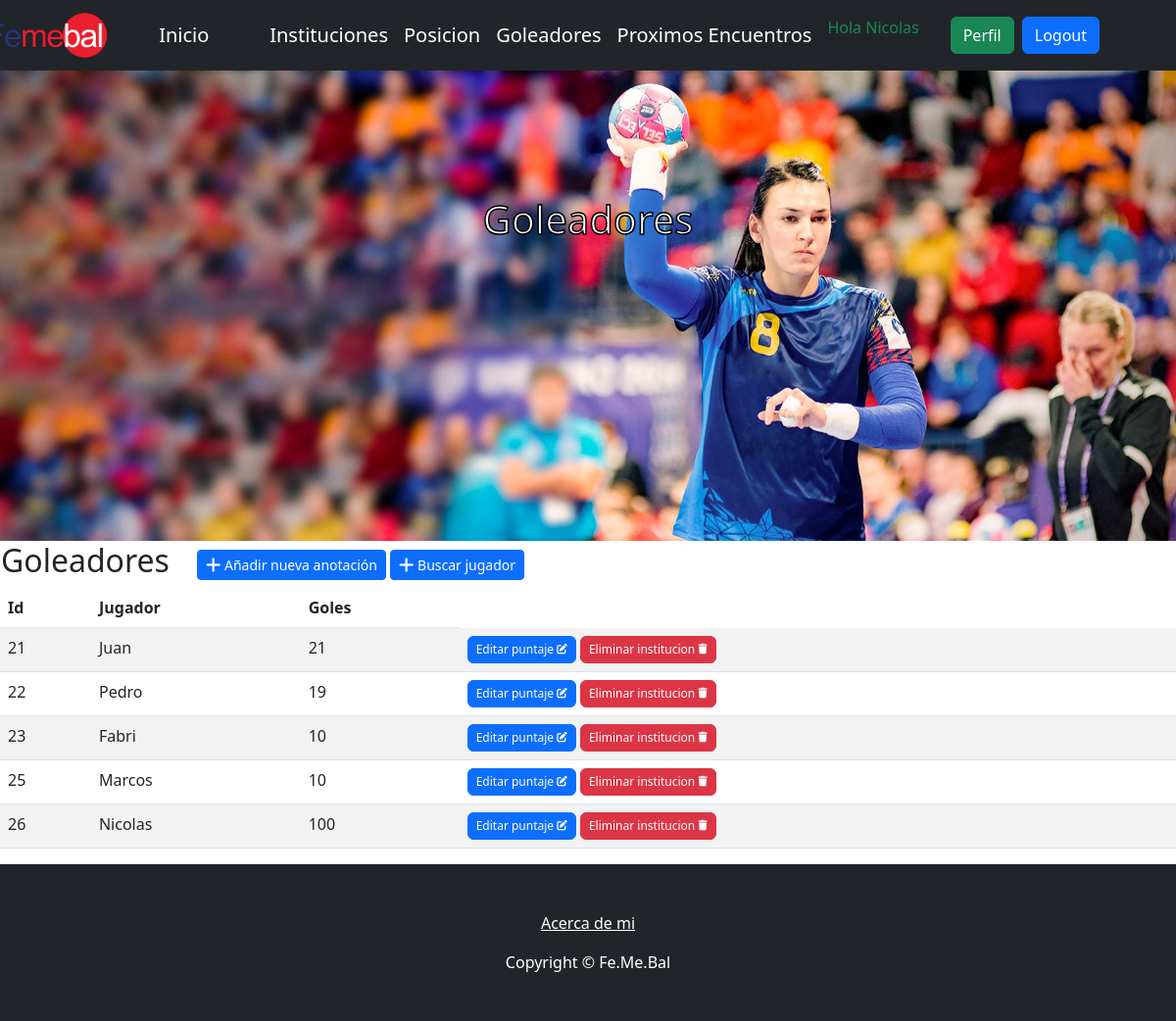
The app's page /goleador/ (signed in) with its own data.
### aplicacion/models.py (models this page shows)
class Goleador(models.Model):
    nombre = models.CharField(max_length=60)
    goles = models.IntegerField()

### aplicacion/views.py (the view)
# urls.py: path('goleador/', GoleadorList.as_view(), name="goleadores"),
class GoleadorList(LoginRequiredMixin, ListView):
    model = Goleador

### aplicacion/templates/aplicacion/goleador_list.html (shortened to what this page needs)
{% extends "aplicacion/index.html" %}
{% block titulo %}
<h1 class="text-stroke mb-5 text-light">Goleadores</h1>
{% endblock titulo %}
{% block contenido %}
<table>
    <tr>
        <td width="200"><h2>Goleadores</h2></td>
        <td>
        <a href="{% url 'Goleador_create' %}" class="btn btn-primary btn-sm">
        <span>Añadir nueva anotación</span>
</a>
            <a href="{% url 'buscar_goleador' %}" class="btn btn-primary btn-sm">
                <span>Buscar jugador</span>
            </a>
        </td>
    </tr>
</table>
<table class="table table-striped">
    <thead>
        <tr>
            <th>Id</th>
            <th>Jugador</th>
            <th>Goles</th>
        </tr>
    </thead>
    <tbody>
    {% for e in goleador_list  %}
        <tr>
            <td>{{ e.id }}</td>
            <td>{{ e.nombre }}</td>
            <td>{{ e.goles }}</td>
            <td>
                <a
                  href="{% url 'Goleador_update' e.id %}"
                  class="btn btn-primary"
                  style="--bs-btn-padding-y: .25rem; --bs-btn-padding-x: .5rem; --bs-btn-font-size: .75rem;"
                  name="btn_eliminar_institucion" -->Editar puntaje
                </a>
                <a
                  href="{% url 'Goleador_delete' e.id %}"
                  class="btn btn-danger"
                  style="--bs-btn-padding-y: .25rem; --bs-btn-padding-x: .5rem; --bs-btn-font-size: .75rem;"
                  name="btn_eliminar_institucion"  -->Eliminar institucion
                </a>
            </td>
        </tr>
    {% endfor %}
    </tbody>
</table>
{% endblock contenido %}

### aplicacion/templates/aplicacion/index.html (shortened to what this page needs)
<!DOCTYPE html>
<html lang="en">
<head>
    {% load static %}
    <link href="https://cdn.jsdelivr.net/npm/bootstrap-icons@1.4.1/font/bootstrap-icons.css" rel="stylesheet" />
    <link href="{% static 'css/styles.css' %}" rel="stylesheet" />
    <link rel="stylesheet" href="https://cdnjs.cloudflare.com/ajax/libs/font-awesome/6.4.0/css/all.min.css">
</head>
<body>
    <nav class="navbar navbar-expand-lg navbar-dark bg-dark">
        <div class="container px-5">
        <div class="image-logo">
        <img src="{% static 'images/logo.png' %}">
        </div>
            <a class="navbar-brand" href="{% url 'home' %}">Inicio</a>
            {% if user.is_authenticated %}
            <div class="d-flex align-items-center justify-content-center">
                <a class="navbar-brand me-3" href="{% url 'Institucion' %}">Instituciones</a>
                <a class="navbar-brand me-3" href="{% url 'Posicion' %}">Posicion</a>
                <a class="navbar-brand me-3" href="{% url 'goleadores' %}">Goleadores</a>
                <a class="navbar-brand me-3" href="{% url 'fixtures' %}">Proximos Encuentros</a>
                <p class="navbar-text text-success me-3">Hola {{ user.username }}</p>
                <a class="btn btn-success me-2" href="{% url 'perfil' %}">Perfil</a>
                <form action="{% url 'logout' %}" method="post">
                    <button type="submit" class="btn btn-primary">Logout</button>
                </form>
            </div>
            {% else %}
                <a class="btn btn-primary me-3" href="{% url 'login' %}">Login</a>
                <a class="btn btn-success" href="{% url 'registrar' %}">Registrarse</a>
            {% endif %}
        </div>
    </nav>
    <header class="py-5">
        <div class="d-flex flex-column aling-items-center justify-content-center container px-5">
                    <div class="d-flex flex-column aling-items-center text-center my-5" style="margin-top:5rem!important">
                        {% block titulo %}{% endblock titulo %}
                    </div>
        </div>
    </header>
    {% block contenido %}
    {% endblock contenido %}
    <footer class="py-5 bg-dark">
        <div class="container px-5 text-center">
            <ul class="list-unstyled">
                <li><a class="text-white" href="{% url 'acerca_de_mi' %}">Acerca de mi</a></li>
            </ul>
            <p class="m-0 text-white">Copyright &copy; Fe.Me.Bal</p>
        </div>
    </footer>
</body>
</html>

### aplicacion/templates/aplicacion/index.html (style rules this page uses)
.text-stroke { -webkit-text-stroke-width: 1.5px; -webkit-text-stroke-color: black; }

### records on screen
Goleador: id "21", nombre "Juan", goles "21"
Goleador: id "22", nombre "Pedro", goles "19"
Goleador: id "23", nombre "Fabri", goles "10"
Goleador: id "25", nombre "Marcos", goles "10"
Goleador: id "26", nombre "Nicolas", goles "100"

### other values on screen
{{ user.username }} "Nicolas"
